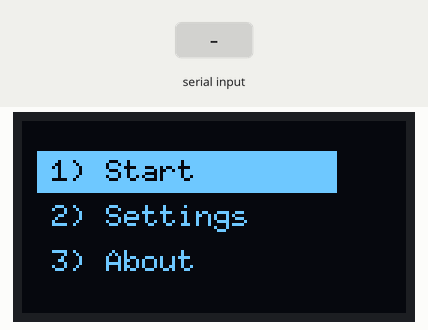
Bench run of a sketch on a simulated Arduino Uno, built with avr-gcc and run on an emulated ATmega328P. On the bench: 128×64 one-colour display. The test bench sets the inputs (shaded band).

Above: at 1.2 s.
1.3 s: "w" received over Serial
At 2.4 s:
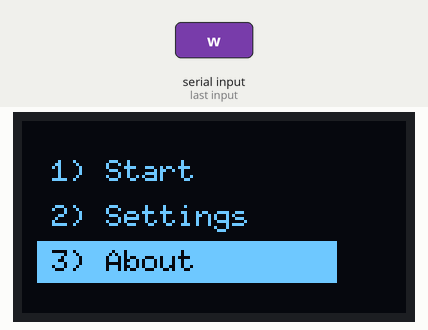
Timing chart, 0 to 4.3 s (numbered marks = the images above; inputs shaded):
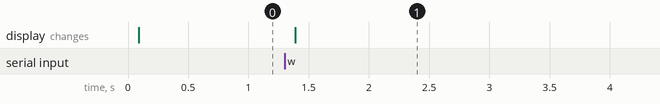

The sketch:

ex07_bonus-menu_proto_clean.ino
```cpp
/*-Ju$t-NoT3s-
NI YANG PRO + CLEAN + EASY TO UPDATE
so this one create Menu ProtoType:
  - 3 option menu
  - selection bergerak
  - highlight select item
  - display guna U8g2
*/
#include <Arduino.h>
#include <U8g2lib.h>

U8G2_SSD1306_128X64_NONAME_F_HW_I2C u8g2(U8G2_R0, /* reset=*/ U8X8_PIN_NONE);

int selected = 0;

const char* menu_items[] =
{
  "1) Start",
  "2) Settings",
  "3) About",
};

const int total_items = 3; //pastikan check variable menu_items

// f(x) draw one menu item clean
void draw_menuitems(int index, int y)
{
  int box_width;
  int box_height;

  box_width = 100;
  box_height = 14;
  if (index == selected)
  {
    // Highlight Box using white colour
    u8g2.setDrawColor(1);
    u8g2.drawBox(5, y - 10, box_width, box_height);

    // Text in Black
    u8g2.setDrawColor(0);
    u8g2.setCursor(10, y);
    u8g2.print(menu_items[index]);
  }
  else
  {
    // Yang tak select -> White colour
    u8g2.setDrawColor(1);
    u8g2.setCursor(10, y);
    u8g2.print(menu_items[index]);
  }
}

void draw_menu()
{
  int i;
  int y;
  u8g2.clearBuffer();

  y = 20;
  i = 0;
  while(i < total_items)
  {
    draw_menuitems(i, y);
    y += 15;
    i++;
  }
  u8g2.sendBuffer();
}

void setup()
{
  Serial.begin(9600);
  u8g2.begin();
  u8g2.setFont(u8g2_font_6x10_tr);
}

void loop()
{
  char  c;
  if (Serial.available())
  {
    c = Serial.read();
    if (c == 'w')
    {
      selected--;
      if (selected < 0)
      {
        selected = total_items - 1;
      }
    }
    if (c =='s')
    {
      selected++;
      if (selected >= total_items)
      {
        selected = 0;
      }
    }
  }
  draw_menu();
  delay(30);
}
```

Measured:
- after the input at 1.3 s, the display: changes after 0.09 s (image 1)
